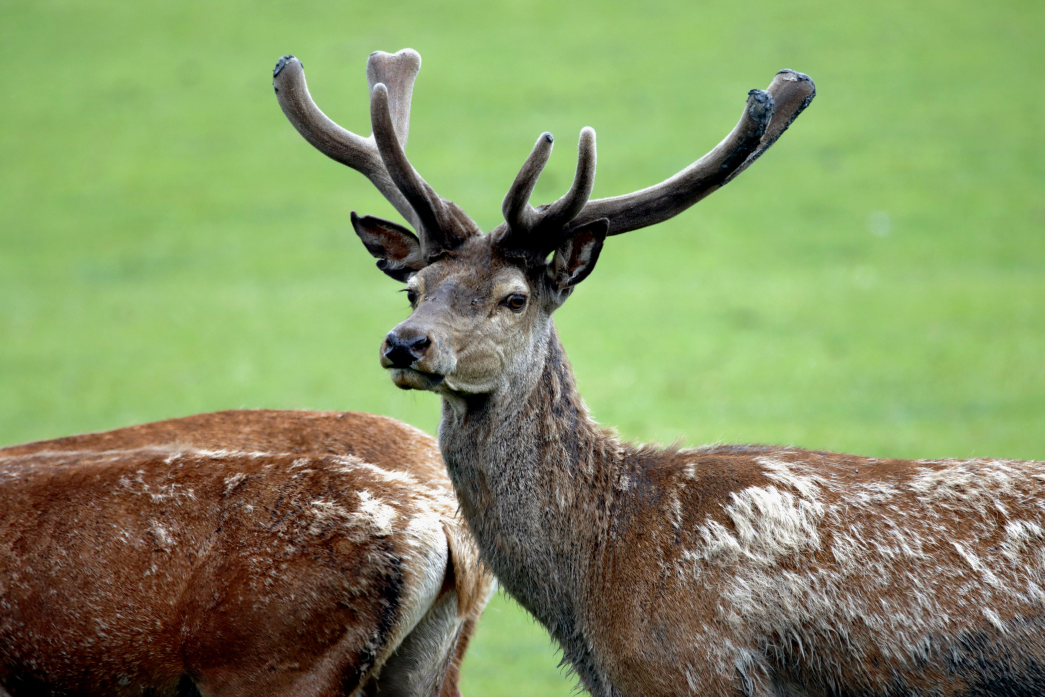
#> input picture images/reno.jpg, 6270 x 4180 px (shown at 1/6 size)
$ python lifted_mpcc_unitball_staggered.py --data ../images/reno.jpg
#> lines starting #> are read from the running program, lines starting #| are printed output that depends on the picture
r"""Lifted TV-denoising MPCC — unit-ball dual on a **staggered (cell-centred) grid**.

Fork of ``lifted_mpcc_unitball.py`` (the frozen v1 baseline) that changes ONE
thing: the finite-difference discretization.  v1 uses square N²×N² forward
differences with an artificial Neumann zero-row; this file uses the whiteboard
discretization — **u on the N×N nodes, the dual/lifted fields on the (N−1)²
cell centres** — so the gradient operators are *rectangular* and Kᵀ is the true
discrete adjoint with no zero-row hack.

Everything else (unit-ball dual, Q(α)=e^α in the state row, no slack, explicit
r≥0 / δ≥0 rows, Scholtes ε-continuation, stationarity certificate) is v1's.

============================================================================
The discretization
============================================================================
Nodes carry ``u`` (and the data ``f``, ``u_clean``); cells carry the gradient
and the dual.  For an N×N node grid there are (N−1)×(N−1) cells::

    u₁ ──────── u₂ ──────── u₃          node (i,j) → index i·N + j      (i,j < N)
    │  ∘ q₍₀,₀₎  │  ∘ q₍₀,₁₎ │          cell (I,J) → index I·(N−1) + J  (I,J < N−1)
    u₄ ──────── u₅ ──────── u₆
    │  ∘ q₍₁,₀₎  │  ∘ q₍₁,₁₎ │          m_u = N²   nodes  (u)
    u₇ ──────── u₈ ──────── u₉          m_q = (N−1)²  cells (q, r, δ, θ)

Both whiteboard stencils are implemented, selected by ``--stencil``.  The
**default is ``onesided``** — one difference per cell, both components anchored
at the cell's bottom-right node so that ``q_x`` and ``q_y`` stay co-located (the
polar lift needs them at the same point, which is also why the true MAC
staggering is not an option here)::

    (K_x u)_{I,J} = u_{I+1,J+1} − u_{I+1,J}          K_x = Sh ⊗ D
    (K_y u)_{I,J} = u_{I+1,J+1} − u_{I,J+1}          K_y = D ⊗ Sh

On the 3×3 example above that is exactly the board's

    K_x u = ( u₅−u₄ ,  u₆−u₅ ,  u₈−u₇ ,  u₉−u₈ )
    K_y u = ( u₅−u₂ ,  u₆−u₃ ,  u₈−u₅ ,  u₉−u₆ )

``--stencil averaged`` gives the other board variant, the ½ stencil (the gradient
of the bilinear interpolant at the cell centre, each component averaging the
cell's two parallel edges)::

    (K_x u)_{I,J} = ½[ (u_{I,J+1} − u_{I,J}) + (u_{I+1,J+1} − u_{I+1,J}) ]   K_x = A ⊗ D
    (K_y u)_{I,J} = ½[ (u_{I+1,J} − u_{I,J}) + (u_{I+1,J+1} − u_{I,J+1}) ]   K_y = D ⊗ A

    i.e. on the 3×3 grid   K_x u = ½( u₅−u₄ + u₂−u₁ ,  u₆−u₅ + u₃−u₂ ,  … )

with ``D`` the (N−1)×N difference, ``A`` the two-point average, and ``Sh`` the
"take node J+1" selector.  All are (N−1)² × N².

**Why ``onesided`` is the default.**  Averaging two parallel differences
multiplies the operator symbol by ``cos(ξ⊥/2)``.  That annihilates the Nyquist
mode, so ``ker[K_x;K_y]`` gains a **pure checkerboard** on top of the constants
and ``TV(checkerboard) = 0`` at any α; and it damps ‖K‖ from 2.83 to 2.00, i.e.
uniformly weakens the TV penalty at high frequency — exactly where the noise
lives.  Measured (exact-TV CP optimum, cameraman): averaged reaches +5.56 dB at
N=32 / +5.79 at N=48, one-sided +6.31 / +6.65, v1's square operator +6.46 / +6.88.
So ``onesided`` recovers almost all of v1's denoising power while keeping the
rectangular, no-fictitious-row structure.  Its own defect is far milder: the
single corner node that lies outside every stencil (``ker`` dim 2, the extra mode
a one-node spike) is worth 0.002 dB.

The diagonal/Roberts stencil is **not** a third option — rotating the diagonal
pair back to (x, y) reproduces ``averaged`` *exactly* (isotropic TV is invariant
under rotation in the (g_x, g_y) plane), checkerboard and all.

Consequences vs v1's square operators:

  • **No Neumann zero-row.**  v1 zeroes the last row of the 1-D difference to
    make it square; that row is a fictitious constraint ``(∇u)_last = 0`` and it
    makes Kᵀ *not* the adjoint of a consistent gradient.  Here K is genuinely
    rectangular, ``dim(K_xᵀ) = N² × (N−1)²``, and −Kᵀ is the exact discrete
    divergence with the natural (no-flux) boundary condition built in.
  • **Fields live on different meshes.**  ``u`` has length m_u = N², while
    ``q_x, q_y, r, δ, θ`` have length m_q = (N−1)².  So the variable and
    constraint blocks are no longer all the same size — see below.
  • **The mesh spacing is not applied** (h = 1): K is pure differences, as on the
    board and as in v1, so α remains directly comparable with v1's α.

============================================================================
The bilevel problem (unchanged from v1)
============================================================================
Upper level:   min_α  ½‖u(α) − u_clean‖²  +  ½·reg_alpha·α²
Lower level:   u(α) = argmin_u ½‖u − f‖² + e^α·‖∇u‖_{2,1}

lifted through the primal–dual system with the shared polar angle θ:

    (K_x u)_i = r_i cos θ_i,   (K_y u)_i = r_i sin θ_i      (r_i = ‖∇u_i‖ ≥ 0)
    (q_x)_i   = δ_i cos θ_i,   (q_y)_i   = δ_i sin θ_i      (δ_i = ‖q_i‖ ≥ 0)

with Q(α)=e^α in the **state row** (so the dual ball is the plain box δ ≤ 1 and
the α-free slack w = 1 − δ is redundant and eliminated).

============================================================================
Variables and constraints
============================================================================
    x = [ u | q_x | q_y | r | δ | θ | α ]
        lengths  m_u | m_q | m_q | m_q | m_q | m_q | 1        n = m_u + 5·m_q + 1

    equalities  h(x) = 0
      h1  :  u − f + e^α·(Kxᵀ q_x + Kyᵀ q_y)     length m_u   (state, ← e^α)
      h2x :  Kx u − r·cos θ                       length m_q
      h2y :  Ky u − r·sin θ                       length m_q
      h3x :  q_x − δ·cos θ                        length m_q
      h3y :  q_y − δ·sin θ                        length m_q
    inequalities
      hr  :  r ≥ 0                                length m_q
      hd  :  δ ≥ 0                                length m_q
      comp:  r_i · (1 − δ_i) ≤ t                  length m_q   (Scholtes)

                                            m_con = m_u + 7·m_q

Remaining variable bounds: δ ≤ 1 and the α box.  ``comp`` stays LAST (the driver
treats every row from ``comp`` on as the one-sided r·(1−δ) ≤ t).

============================================================================
Difference from v1 beyond the mesh: consistent α-derivatives
============================================================================
v1's ``objective`` carries ½·reg_alpha·α² but its ``gradient`` has the matching
term commented out (and the exact Hessian's (α,α) block and the certificate's
R_α lack it too) — a deliberate, documented inconsistency kept frozen there.
It is **fixed here** (gradient, ``obj_factor·reg_alpha`` in (α,α), ``reg_alpha·α``
in R_α), and ``--fd-check`` now also validates the objective gradient.  For an
exactly like-for-like A/B against v1, run both with ``--reg-alpha 0``.

Run:   uv run python lifted_mpcc_unitball_staggered.py               # cameraman, N=32
       uv run python lifted_mpcc_unitball_staggered.py --fd-check    # validate derivatives
       uv run python lifted_mpcc_unitball_staggered.py --N 48 --hess-update exact
"""

from __future__ import annotations

import argparse
import os
import signal
import time

import cyipopt
import numpy as np
import scipy.sparse as sp

# HSL MA57 shared library. Overridable via the HSLLIB env var (set it to the
# cluster's Linux .so — e.g. libcoinhsl.so or libhsl_ma57.so — so you don't edit
# source on the HPC); defaults to this machine's dylib. If the resolved path
# exists we use ma57, otherwise we fall back to MUMPS (ships with cyipopt).
HSLLIB = os.environ.get(
    "HSLLIB", "/Users/davidvillacis/src/hsl/hsl_ma57-5.3.2/src/.libs/libhsl_ma57.dylib"
)

# Bundled natural test image (the classic 512×512 cameraman photograph, exported
# from skimage.data.camera()). Resolved relative to this file so the default run
# works from any working directory.
DEFAULT_IMAGE = os.path.join(os.path.dirname(os.path.abspath(__file__)), "images", "cameraman.png")


# ---------------------------------------------------------------------------
# Problem data
# ---------------------------------------------------------------------------
# [15 lines left out: function make_phantom, not called in this run]


def load_image(path: str, N: int, sigma: float, seed: int = 0) -> tuple[np.ndarray, np.ndarray]:
    """Load a natural image, center-crop to a square, resize to N×N, add noise.

    Grayscale → center-crop to the largest centered square → bilinear resize to
    ``N×N`` → normalize to [0, 1] → ``u_clean``; then ``f = clip(u + σ·N(0,1))``.
    C-order flatten (node index = row·N + col) matches ``grad_operators``.
    """
#> called with path = '../images/reno.jpg', N = 32, sigma = 0.1, seed = 0
    from PIL import Image

    img = Image.open(path).convert("L")  # 8-bit grayscale
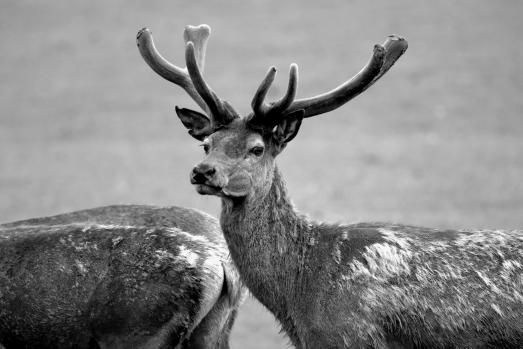
#> img: PIL image 6270x4180 L (shown at 1/12 size); min 0, max 255, mean 135.9
    W, H = img.size
    s = min(W, H)
    left, top = (W - s) // 2, (H - s) // 2
    img = img.crop((left, top, left + s, top + s)).resize((N, N), Image.BILINEAR)
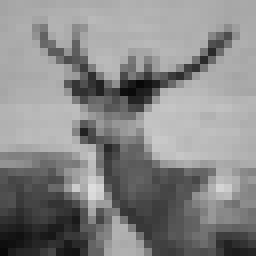
#> img: PIL image 32x32 L (shown 8 times larger); min 8, max 221, mean 135.3
    u = np.asarray(img, dtype=float) / 255.0
    rng = np.random.default_rng(seed)
    f = np.clip(u + sigma * rng.standard_normal((N, N)), 0.0, 1.0)
#> (the rest of the program and of its run is left out)
